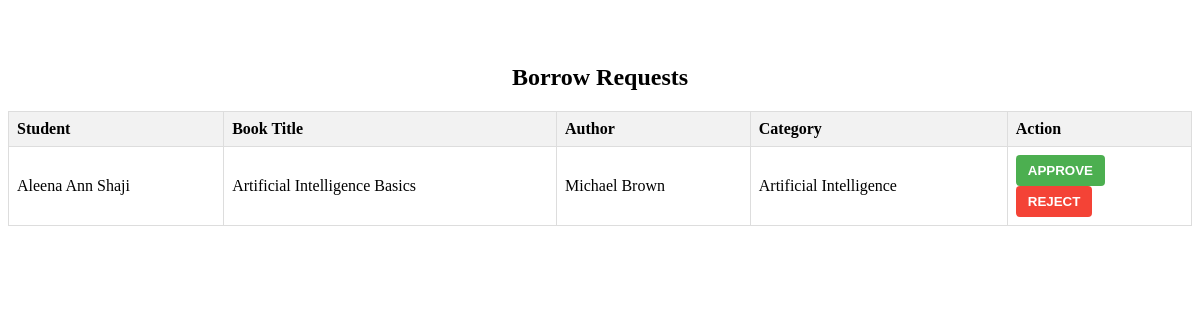
Page /adminhome/borrow_requests/ (signed in) on the committed database.
### libraryapp/models.py (models this page shows, shortened)
class BorrowRequest(models.Model):
    student = models.ForeignKey(Student, on_delete=models.CASCADE, blank=True, null=True)
    book = models.ForeignKey(Book, on_delete=models.CASCADE, blank=True, null=True)
    action = models.CharField(max_length=10)  # 'borrow' or 'reserve'
    request_date = models.DateTimeField(auto_now_add=True)
    is_approved = models.BooleanField(default=False)

class Student(models.Model):
    name = models.CharField("Student Name", max_length=100)
    email = models.EmailField("Email id", unique=True)
    password = models.CharField("Password", max_length=10, default=get_random_string(length=12))  # Store hashed passwords in a real application
    p_id = models.ForeignKey(Program, on_delete=models.CASCADE, blank=True, null=True)
    d_id = models.ForeignKey(Department, on_delete=models.CASCADE, blank=True, null=True)
    user = models.OneToOneField(User, on_delete=models.CASCADE, related_name='student', blank=True, null=True)

class Book(models.Model):
    accno = models.CharField(max_length=10, primary_key=True, unique=True)
    callno = models.CharField(max_length=15, unique=True)
    title = models.CharField(max_length=255)
    author = models.CharField(max_length=255)
    year_of_published = models.PositiveIntegerField()
    isbn = models.CharField(max_length=12, unique=True)
    publisher = models.CharField(max_length=50)
    pages = models.PositiveIntegerField()
    category = models.CharField(max_length=100)
    available_books = models.PositiveIntegerField()
    quantity = models.PositiveIntegerField()
    is_active = models.BooleanField(default=True)

### libraryapp/views.py (the view)
# urls.py: path('adminhome/borrow_requests/', views.admin_borrow_requests, name='admin_borrow_requests'),
def admin_borrow_requests(request):
    if not request.user.is_superuser:
        return HttpResponseForbidden("You don't have permission to access this page.")
    borrow_requests = BorrowRequest.objects.all()
    return render(request, 'admin_borrow_requests.html', {'borrow_requests': borrow_requests})

### templates/admin_borrow_requests.html (shortened to what this page needs)
<!DOCTYPE html>
<html lang="en">
<head>
</head>
<body>
    <br><br><center>
    <h2>Borrow Requests</h2>
    <table>
        <thead>
            <tr>
                <th>Student</th>
                <th>Book Title</th>
                <th>Author</th>
                <th>Category</th>
                <th>Action</th>
            </tr>
        </thead>
        <tbody>
            {% for request in borrow_requests %}
                <tr>
                    <td>{{ request.student.name }}</td>
                    <td>{{ request.book.title }}</td>
                    <td>{{ request.book.author }}</td>
                    <td>{{ request.book.category }}</td>
                    <td>
                        <form method="post" action="{% url 'admin_approve_request' request.id %}">
                            <button class="approve" type="submit" name="action" value="approve">Approve</button>
                        </form>
                        <form method="post" action="{% url 'admin_approve_request' request.id %}">
                            <button class="reject" type="submit" name="action" value="reject">Reject</button>
                        </form>
                    </td>
                </tr>
            {% endfor %}
        </tbody>
    </table></center>
</body>
</html>

### templates/admin_borrow_requests.html (style rules this page uses)
table { width: 100%; border-collapse: collapse; margin-top: 20px; }
th, td { border: 1px solid #ddd; padding: 8px; text-align: left; }
th { background-color: #f2f2f2; }
button { padding: 8px 12px; cursor: pointer; border: none; border-radius: 4px; color: #fff; font-weight: bold; text-transform: uppercase; margin-right: 5px; }
button.approve { background-color: #4CAF50; }
button.reject { background-color: #f44336; }

### rows in the picture
BorrowRequest: student.name "Aleena Ann Shaji", book "Artificial Intelligence Basics", book.author "Michael Brown", book.category "Artificial Intelligence"
